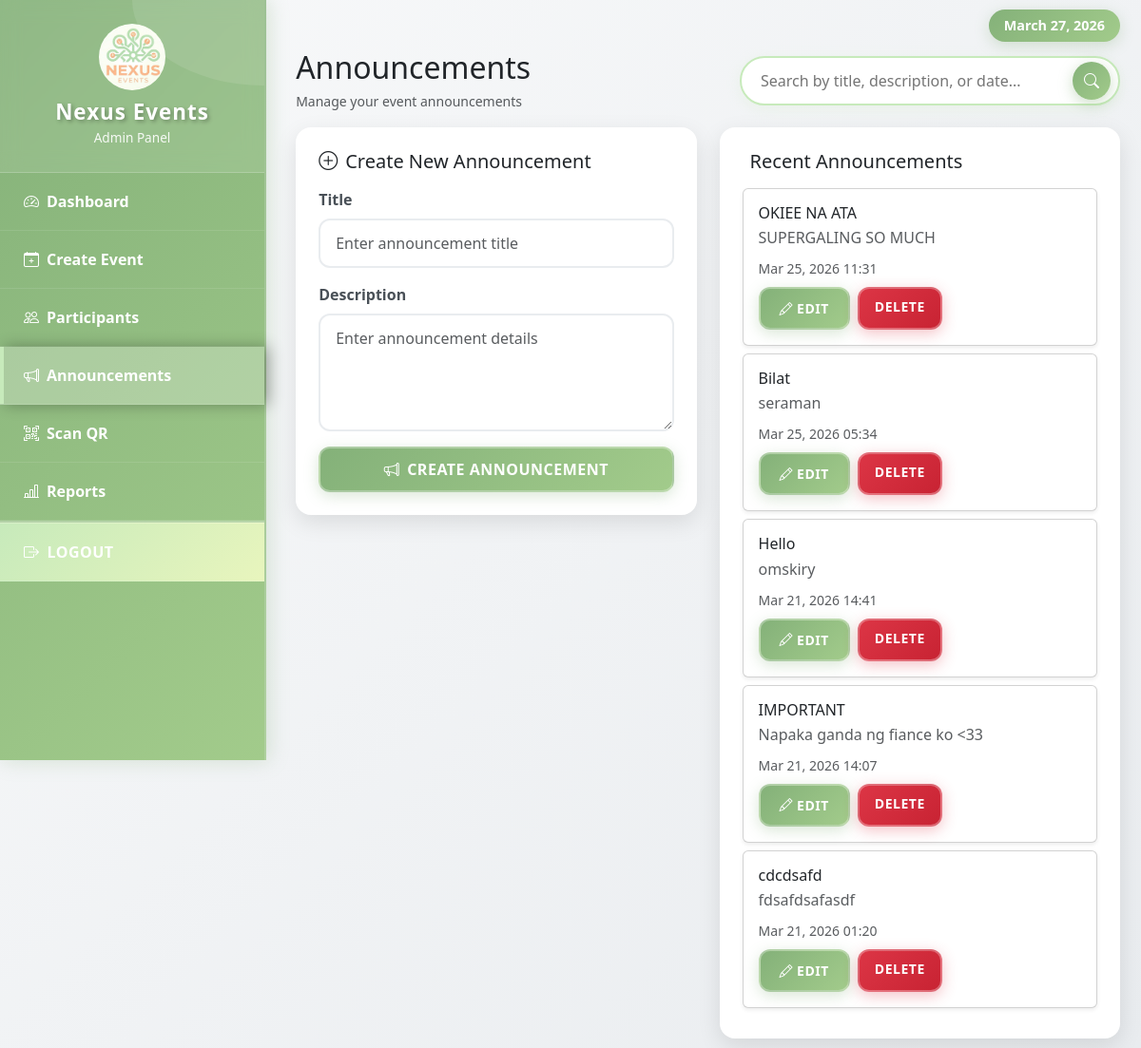
Screenshot of /announcements.php (signed in) with the database file from the repository.
### tables this page shows
CREATE TABLE `announcements` (
  `id` int(11) NOT NULL,
  `title` varchar(150) DEFAULT NULL,
  `message` text DEFAULT NULL,
  `created_at` timestamp NOT NULL DEFAULT current_timestamp()
);

### announcements.php (the view, shortened to what this page needs)
<?php
include "db.php";
?>
<!DOCTYPE html>
<html lang="en">
<head>
    <link href="https://cdn.jsdelivr.net/npm/bootstrap@5.3.2/dist/css/bootstrap.min.css" rel="stylesheet">
    <link href="https://cdn.jsdelivr.net/npm/bootstrap-icons@1.10.5/font/bootstrap-icons.css" rel="stylesheet">
</head>
<body>
   <div class="sidebar" id="sidebar">
        <div class="sidebar-header text-center">
            <img src="nexuslogo.png" alt="Logo" class="sidebar-logo">
            <h3>Nexus Events</h3>
            <small>Admin Panel</small>
        </div>
        <ul>
            <li><a href="admin_dashboard.php"><i class="bi bi-speedometer2 me-2"></i> Dashboard</a></li>
            <li><a href="create_event.php"><i class="bi bi-calendar-plus me-2"></i> Create Event</a></li>
            <li><a href="participants.php"><i class="bi bi-people me-2"></i> Participants</a></li>
            <li><a href="announcements.php" class="active"><i class="bi bi-megaphone me-2"></i> Announcements</a></li>
            <li><a href="scan_qr.php"><i class="bi bi-qr-code-scan me-2"></i> Scan QR</a></li>
            <li><a href="reports.php"><i class="bi bi-bar-chart-line me-2"></i> Reports</a></li>
            <li class="logout-link"><a href="logout.php"><i class="bi bi-box-arrow-right me-2"></i> Logout</a></li>
        </ul>
    </div>
     <div class="main-content" id="mainContent" style="padding-top: 20px;">
    <div class="container-fluid">
        <div class="w-100 d-flex justify-content-end mb-2">
            <span class="badge bg-primary" style="font-size: 0.9rem; padding: 0.6rem 1rem;">
                <?php echo date('F d, Y'); ?>
            </span>
        </div>
        <div class="d-flex flex-column flex-lg-row justify-content-between align-items-lg-center mb-3 gap-2">
    <div>
        <h2 class="mb-1">Announcements</h2>
        <small class="text-muted">Manage your event announcements</small>
    </div>
  <div style="width: 100%; max-width: 400px; margin-left: auto;">
        <div class="search-bar">
            <form onsubmit="performSearch(); return false;" style="display: inline; width: 100%;">
                <input type="text" id="globalSearch" class="search-input"
                    placeholder="Search by title, description, or date...">
                <button type="button" class="search-btn" onclick="performSearch()">
                    <i class="bi bi-search"></i>
                </button>
            </form>
        </div>
</div>
        </div>
            <div class="row g-4">
                <div class="col-lg-6">
                    <div class="card announcement-card">
                        <div class="card-body p-4">
                            <h5 class="card-title mb-3">
                                <i class="bi bi-plus-circle me-2"></i>Create New Announcement
                            </h5>
                            <form method="POST">
                                <div class="mb-3">
                                    <label class="form-label fw-bold">Title</label>
                                    <input type="text" name="title" class="form-control" placeholder="Enter announcement title" required>
                                </div>
                                <div class="mb-3">
                                    <label class="form-label fw-bold">Description</label>
                                    <textarea name="description" class="form-control" rows="4" placeholder="Enter announcement details" required></textarea>
                                </div>
                                <button class="btn btn-primary w-100" name="create">
                                    <i class="bi bi-megaphone me-2"></i>Create Announcement
                                </button>
                            </form>
                        </div>
                    </div>
                </div>
                <div class="col-lg-6">
                    <div class="card announcement-card">
                        <div class="card-body p-4">
                            <h5 class="card-title mb-3">
                                <i class="bi bi-bullhorn me-2"></i>Recent Announcements
                            </h5>
                            <div class="list-group list-group-flush">
                                <?php
                                $announcements = $conn->query("SELECT * FROM announcements ORDER BY created_at DESC LIMIT 5");
                                if($announcements->num_rows > 0){
                                    while($row = $announcements->fetch_assoc()){
                                        echo "<div class='list-group-item border-0 p-0 mb-2'>";
                                        echo "<div class='card shadow-sm'>";
                                        echo "<div class='card-body'>";
                                        echo "<h6 class='card-title mb-1'>" . htmlspecialchars($row['title']) . "</h6>";
                                        echo "<p class='card-text text-muted mb-2'>" . htmlspecialchars($row['message']) . "</p>";
                                        echo "<small class='text-muted'>" . date('M d, Y H:i', strtotime($row['created_at'])) . "</small>";
                                        echo "<div class='mt-2 d-flex gap-2'>";
                                        echo "<a href='edit_announcement.php?id={$row['id']}' class='btn btn-primary btn-sm'><i class='bi bi-pencil me-1'></i>Edit</a>";
                                        echo "<a href='announcements.php?delete={$row['id']}' class='btn btn-danger btn-sm' onclick='return confirm(\"Are you sure you want to delete this announcement?\")'>Delete</a>";
                                        echo "</div>";
                                        echo "</div>";
                                        echo "</div>";
                                        echo "</div>";
                                    }
                                } else {
                                    echo "<div class='text-center text-muted py-3'>";
                                    echo "<i class='bi bi-bullhorn fs-1 d-block mb-2'></i>";
                                    echo "No announcements yet";
                                    echo "</div>";
                                }
                                ?>
                            </div>
                        </div>
                    </div>
                </div>
            </div>
        </div>
        <?php include "footer.php"; ?>
    </body>
    </html>

### announcements.php (style rules this page uses)
body { background: linear-gradient(135deg, #f8f9fa 0%, #e9ecef 100%); margin: 0; padding: 0; min-height: 100vh; display: flex; overflow-x: hidden !important; width: 100vw; max-width: 100%; box-sizing: border-box; }
.sidebar { width: 280px; background: linear-gradient(135deg, #84B179 0%, #A2CB8B 100%); color: white; min-height: 100vh; box-shadow: 2px 0 20px rgba(132, 177, 121, 0.3); position: fixed; top: 0; left: 0; z-index: 1000; transition: transform 0.3s ease; border-right: 2px solid rgba(255, 255, 255, 0.2); }
.sidebar-header { padding: 25px; background: rgba(255, 255, 255, 0.1); border-bottom: 1px solid rgba(255, 255, 255, 0.2); backdrop-filter: blur(10px); position: relative; overflow: hidden; }
.sidebar-logo { width: 70px; height:70px; object-fit: cover; border-radius: 50%; margin-bottom:10px; }
.sidebar-header::before { content: ''; position: absolute; top: -50%; right: -50%; width: 100%; height: 100%; background: rgba(255, 255, 255, 0.1); border-radius: 50%; animation: pulse 4s ease-in-out infinite; }
.sidebar-header h3 { margin: 0; font-size: 1.4rem; font-weight: 800; letter-spacing: 1px; text-shadow: 2px 2px 4px rgba(0,0,0,0.3); position: relative; z-index: 2; }
.sidebar-header small { opacity: 0.9; font-size: 0.85rem; font-weight: 500; position: relative; z-index: 2; }
.sidebar ul { list-style: none; padding: 0; margin: 0; }
.sidebar li { margin: 0; position: relative; }
.sidebar a { display: flex; align-items: center; padding: 18px 25px; color: white; text-decoration: none; border-bottom: 1px solid rgba(255,255,255,0.1); transition: all 0.3s ease; position: relative; font-weight: 600; }
.sidebar a::before { content: ''; position: absolute; left: 0; top: 0; bottom: 0; width: 4px; background: transparent; transition: all 0.3s ease; }
.sidebar a.active { background: rgba(255, 255, 255, 0.25); font-weight: 800; box-shadow: 5px 0 15px rgba(0,0,0,0.3); }
.sidebar a.active::before { background: #C7EABB; }
.sidebar .logout-link { margin-top: auto; border-top: 2px solid rgba(255,255,255,0.3); }
.sidebar .logout-link a { background: linear-gradient(135deg, #C7EABB, #E8F5BD); border-top: 1px solid rgba(255,255,255,0.2); font-weight: 800; text-transform: uppercase; letter-spacing: 0.5px; }
.main-content { flex: 1; margin-left: 280px; padding: 10px !important; overflow-y: auto; overflow-x: hidden !important; transition: margin-left 0.3s ease; width: 100%; max-width: 100%; box-sizing: border-box; }
.search-bar { position: relative; }
.search-input { border: 2px solid #C7EABB; border-radius: 50px; padding: 12px 60px 12px 20px; font-size: 1rem; transition: all 0.3s ease; width: 100%; background: rgba(255, 255, 255, 0.95); backdrop-filter: blur(10px); box-shadow: 0 4px 15px rgba(199, 234, 187, 0.2); }
.search-btn { position: absolute; right: 10px; top: 50%; transform: translateY(-50%); background: linear-gradient(135deg, #84B179, #A2CB8B); border: none; color: white; border-radius: 50%; width: 40px; height: 40px; display: flex; align-items: center; justify-content: center; transition: all 0.3s ease; box-shadow: 0 4px 15px rgba(132, 177, 121, 0.4); }
.announcement-card { border-radius: 16px; box-shadow: 0 8px 25px rgba(0,0,0,0.1); border: none; transition: all 0.3s ease; overflow: hidden; }
.btn-primary { background: linear-gradient(135deg, #84B179, #A2CB8B); border: none; border-radius: 12px; padding: 10px 20px; font-weight: 700; text-transform: uppercase; letter-spacing: 0.5px; box-shadow: 0 4px 15px rgba(132, 177, 121, 0.3); transition: all 0.3s ease; border: 2px solid rgba(255, 255, 255, 0.3); }
.btn-danger { background: linear-gradient(135deg, #dc3545, #c82333); border: none; border-radius: 12px; padding: 8px 16px; font-weight: 700; text-transform: uppercase; letter-spacing: 0.5px; box-shadow: 0 4px 15px rgba(220, 53, 69, 0.3); transition: all 0.3s ease; border: 2px solid rgba(255, 255, 255, 0.3); }
.form-control { border: 2px solid #e9ecef; border-radius: 12px; padding: 12px 16px; font-size: 1rem; transition: all 0.3s ease; background: rgba(255, 255, 255, 0.9); }
.form-label { font-weight: 700; color: #495057; margin-bottom: 8px; }
.badge { background: linear-gradient(135deg, #84B179, #A2CB8B); color: white; font-weight: 700; padding: 6px 12px; border-radius: 20px; box-shadow: 0 4px 15px rgba(132, 177, 121, 0.3); }

### rows the page displays
announcements: title "OKIEE NA ATA", message "SUPERGALING SO MUCH", created_at "Mar 25, 2026 11:31"
announcements: title "Bilat", message "seraman", created_at "Mar 25, 2026 05:34"
announcements: title "Hello", message "omskiry", created_at "Mar 21, 2026 14:41"
announcements: title "IMPORTANT", message "Napaka ganda ng fiance ko <33", created_at "Mar 21, 2026 14:07"
announcements: title "cdcdsafd", message "fdsafdsafasdf", created_at "Mar 21, 2026 01:20"
